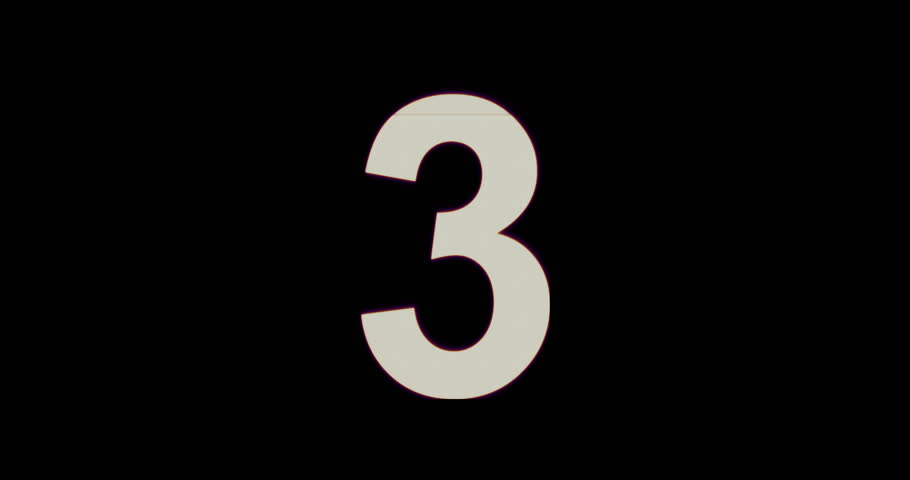
%> input picture results/Q3.3_image_1_original.jpg, 910 x 480 px
$ octave test_network_Q3_3.m   (GNU Octave 9; MATLAB toolbox functions it lacks are replaced by stand-ins)
%> lines starting %> are read from the running program, lines starting %| are printed output that depends on the picture; in (x1, y1, x2, y2) boxes, pixels count from 0 and x2, y2 are one past the last pixel; in counts of white or black regions, pixels touching at a corner belong together; the program's own positions count from 1
### matlab/conv_layer_forward.m
function [output] = conv_layer_forward(input, layer, param)
% Conv layer forward
% input: struct with input data
% layer: convolution layer struct
% param: weights for the convolution layer

% output:

% get parameters
h_in = input.height;
w_in = input.width;
c = input.channel;
batch_size = input.batch_size;
k = layer.k;
pad = layer.pad;
stride = layer.stride;
num = layer.num;

% resolve output shape
h_out = (h_in + 2*pad - k) / stride + 1;
w_out = (w_in + 2*pad - k) / stride + 1;

assert(h_out == floor(h_out), 'h_out is not integer')
assert(w_out == floor(w_out), 'w_out is not integer')

input_n.height = h_in;
input_n.width = w_in;
input_n.channel = c;

%% Iterate over the each image in the batch, compute response

for n = 1:batch_size
    input_n.data = input.data(:, n);

    col = im2col_conv(input_n, layer, h_out, w_out);
    col = reshape(col, k*k*c, h_out*w_out);

    weight = param.w(:, 1:num);
    bias = param.b(:, 1:num);

%     inner product
    response(:, 1:num) = bsxfun(@plus, col'*weight, bias);

    output.data(:, n) = response(:);
    clear response;
end

%  output shape
output.height = h_out;
output.width = w_out;
output.channel = num;
output.batch_size = batch_size;

end

### matlab/relu_forward.m
function [output] = relu_forward(input)
output.height = input.height;
output.width = input.width;
output.channel = input.channel;
output.batch_size = input.batch_size;

% Replace the following line with your implementation.
output.data = zeros(size(input.data));
output.data = max(input.data, output.data);

end

### matlab/pooling_layer_forward.m
function [output] = pooling_layer_forward(input, layer)

    h_in = input.height;
    w_in = input.width;
    c = input.channel;
    batch_size = input.batch_size;
    k = layer.k;
    pad = layer.pad;
    stride = layer.stride;

    h_out = (h_in + 2*pad - k) / stride + 1;
    w_out = (w_in + 2*pad - k) / stride + 1;


    output.height = h_out;
    output.width = w_out;
    output.channel = c;
    output.batch_size = batch_size;

    % Replace the following line with your implementation.
    output.data = zeros([h_out * w_out * c, batch_size]);

    data = reshape(input.data(:,:),h_in,w_in,c,batch_size);

    indexRow = 1:stride:input.height;
    indexCol = 1:stride:input.width;


    for  j = 1:size(indexRow,2)
        for i = 1:size(indexCol,2)
            filter =  (data(indexRow(j):indexRow(j) + k-1,indexCol(i):indexCol(i) + k-1,:,:));
            maxVal(j,i,:,:) = max(max(filter,[],1),[],2);

        end
    end

    out = reshape(maxVal,h_out * w_out * c, batch_size);
    output.data = out;
end

### matlab/inner_product_forward.m
function [output] = inner_product_forward(input, layer, param)

d = size(input.data, 1);
k = size(input.data, 2); % batch size
n = size(param.w, 2);

% Replace the following line with your implementation.
output.height = input.height;
output.width = input.width;
output.channel = input.channel;
output.batch_size = input.batch_size;

output.data = (param.w)'*input.data;
for i=1:k

    output.data(:,i)=output.data(:,i) + (param.b)';

end

end

### matlab/convnet_forward.m
function [output, P] = convnet_forward(params, layers, data)
    l = length(layers);
    %batch_size = layers{1}.batch_size;
    assert(strcmp(layers{1}.type, 'DATA') == 1, 'first layer must be data layer');
    output{1}.data = data;
    output{1}.height = layers{1}.height;
    output{1}.width = layers{1}.width;
    output{1}.channel = layers{1}.channel;
    output{1}.batch_size = layers{1}.batch_size;
    output{1}.diff = 0;
    for i = 2:l-1
        switch layers{i}.type
            case 'CONV'
                output{i} = conv_layer_forward(output{i-1}, layers{i}, params{i-1});
            case 'POOLING'
                output{i} = pooling_layer_forward(output{i-1}, layers{i});
            case 'IP'
                output{i} = inner_product_forward(output{i-1}, layers{i}, params{i-1});
            case 'RELU'
                output{i} = relu_forward(output{i-1});
            case 'ELU'
                output{i} = elu_forward(output{i-1}, layers{i});
        end
%         i
%         layers{i}.type
    end
    if nargout > 1
        W = bsxfun(@plus, params{l-1}.w * output{l-1}.data, params{l-1}.b);
        W = [W; zeros(1, size(W, 2))];
        W=bsxfun(@minus, W, max(W));
        W=exp(W);

        % Convert to Probabilities by normalizing
        P=bsxfun(@rdivide, W, sum(W));
    end
end

### matlab/get_lenet.m
function layers = get_lenet()

    layers{1}.type = 'DATA';
    layers{1}.height = 28;
    layers{1}.width = 28;
    layers{1}.channel = 1;
    layers{1}.batch_size = 100;

    layers{2}.type = 'CONV';
    layers{2}.num = 20;
    layers{2}.k = 5;
    layers{2}.stride = 1;
    layers{2}.pad = 0;
    layers{2}.group = 1;

    layers{3}.type = 'RELU';

    layers{4}.type = 'POOLING';
    layers{4}.k = 2;
    layers{4}.stride = 2;
    layers{4}.pad = 0;


    layers{5}.type = 'CONV';
    layers{5}.k = 5;
    layers{5}.stride = 1;
    layers{5}.pad = 0;
    layers{5}.group = 1;
    layers{5}.num = 50;

    layers{6}.type = 'RELU';

    layers{7}.type = 'POOLING';
    layers{7}.k = 2;
    layers{7}.stride = 2;
    layers{7}.pad = 0;

    layers{8}.type = 'IP';
    layers{8}.num = 500;
    layers{8}.init_type = 'uniform';

    layers{9}.type = 'RELU';

    layers{10}.type = 'LOSS';
    layers{10}.num = 10;

end

### matlab/test_network_Q3_3.m
%% Q 3.3 Real-world testing
clear all
close all

%% Network defintion
layers = get_lenet();

% load the trained weights
load lenet.mat

% set the batchsize to 1 since we are only passing one image at a time
layers{1}.batch_size = 1;

%% load the image
real_world_image = imread('Q3.3_image_1_original.jpg');
%> real_world_image is the input picture: size 480x910x3 uint8; mean R, G, B 15, 14.5, 13.8


%% prepare the image before passing it to the covnet_forward function
if ndims(real_world_image)==3
    real_world_image = rgb2gray(real_world_image);
%> real_world_image: size 480x910 uint8
end

% resize the image from the actual size to 28x28
real_world_image = imresize(real_world_image, [28,28]);
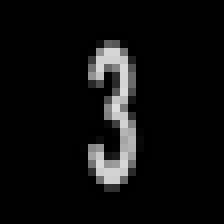
%> real_world_image: size 28x28 uint8 (shown 8 times larger); min 0, max 222, mean 14.8

% get the complement of the image
real_world_image = imcomplement(real_world_image);
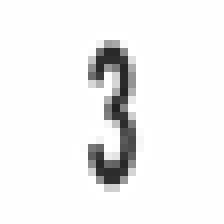
%> real_world_image: size 28x28 uint8 (shown 8 times larger); min 33, max 255, mean 240.2

% make sure the image is double and between [0,1]
real_world_image = double(real_world_image/255);
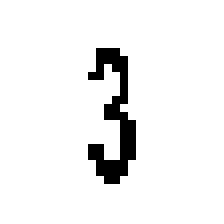
%> real_world_image: size 28x28 double (shown 8 times larger); values 0 (black) and 1 (white), 94.1% white; black in thin lines or dots, all inside (x1, y1, x2, y2) = (11, 6, 17, 23)

% imshow(real_world_image)

%% CNN forward pass
[output, P] = convnet_forward(params, layers, real_world_image(:));
%> the loop in convnet_forward, `for i = 2:l-1` made 8 passes
%> after the loop in convnet_forward, `for i = 2:l-1`: output = 9 items
%> in convnet_forward, `W = bsxfun(@plus, params{l-1}.w * output{l-1}.data, params{l-1}.b);`: W = [12.26; -3.86; 16.06; 19.14; -3.57; 4.83; -0.239; -3.86; 17.15]
%> in convnet_forward, `W=bsxfun(@minus, W, max(W));`: W = [-6.88; -23; -3.08; 0; -22.71; -14.31; -19.38; -23; -1.99; -19.14]
%> in convnet_forward, `W=exp(W);`: W = [0.00103; 1.02e-10; 0.046; 1; 1.37e-10; 6.09e-07; 3.84e-09; 1.03e-10; 0.136; 4.87e-09]
%> in convnet_forward, `P=bsxfun(@rdivide, W, sum(W));`: P = [0.00087; 8.64e-11; 0.0388; 0.845; 1.16e-10; 5.14e-07; 3.24e-09; 8.7e-11; 0.115; 4.12e-09]
%> output = 9 items
P
